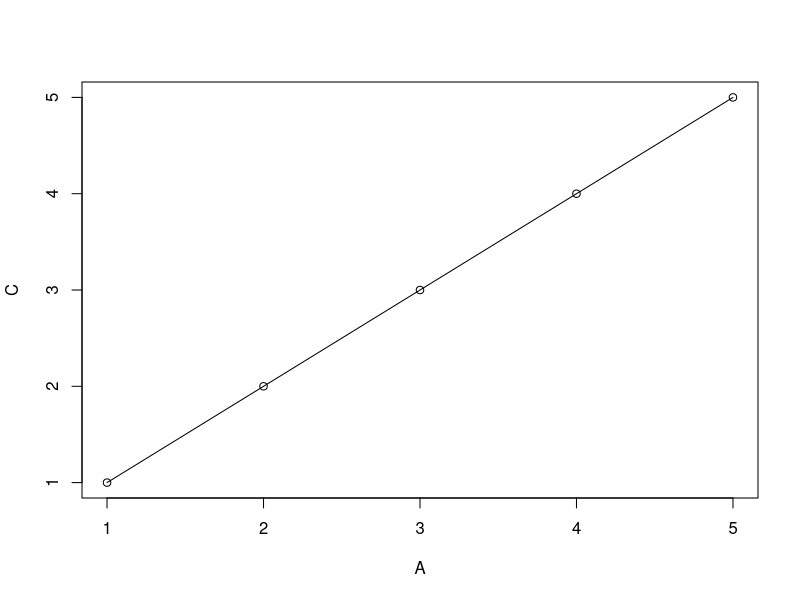

Write R code to recreate this figure. (Note: this script raises an error after producing the figure.)
gector <- runif(n = 5, min = -100, max = 55)
ser <- runif(n = 5, min = -100, max = 55)
i_sila <- sample(-100:55, size = 5)
i_krasiva <- sample(-100:55, size = 5)
ser_gector <- sample(-100:55, size = 5)

df1 <- data.frame(gector, ser, ser_gector)
df2 <- data.frame(i_sila, i_krasiva)

p_max <- apply(df1, 2, max)
pop_max <- apply(df2, 2, max)

colunm_sum <- function(df) colSums(replace(df, df<0, NA), na.rm = TRUE)
colunm_sum(df1)
colunm_sum(df2)

my_df <- cbind(df1, df2)

negative_values <- function(df)
{for (nm in names (df))
if (max(df[nm]<0)) print(setNames(list(df[df[nm]<0, nm]), nm))}
negative_values(my_df)

for(i in 1:ncol(my_df)) my_df[is.na(my_df[,i]), i]<-mean(my_df[,i],na.rm = T)

al <- seq(from = -1, to = 15, length.out = 50)
yravn <- sapply(al, function(n) n**2 + 3*n -19)
yravn <- lapply(al, function(n) n**2 + 3*n -19)

my_df2 <- mtcars

library(dplyr)
A <- filter(my_df2, row_number() %% 2 == 1)
B <- filter(my_df2, row_number() %% 2 == 0)
data_frame <- rbind(A, B)

my_df2 <- filter(my_df2[,1:4], mpg > mean(mpg) & cyl < mean(cyl))
head(arrange(my_df2, desc(my_df2[1])), 10)

negative_values_plot <- function(df)
{
  np_v <- c("negative"=c(), "positive"=c())
  positive <- list()
  negative <- list()
  for (i in df){
    positive <- append(positive, length(which(i>0)))
    negative <- append(negative, length(which(i<0)))}
  }

plot(c(1:length(my_df)), type="o", xlab = "A", ylab = "C")
lines(c(1:length(my_df)), "positive", col = "black", type="o")
lines(c(1:length(my_df)), "negative", col = "red", type="o")
